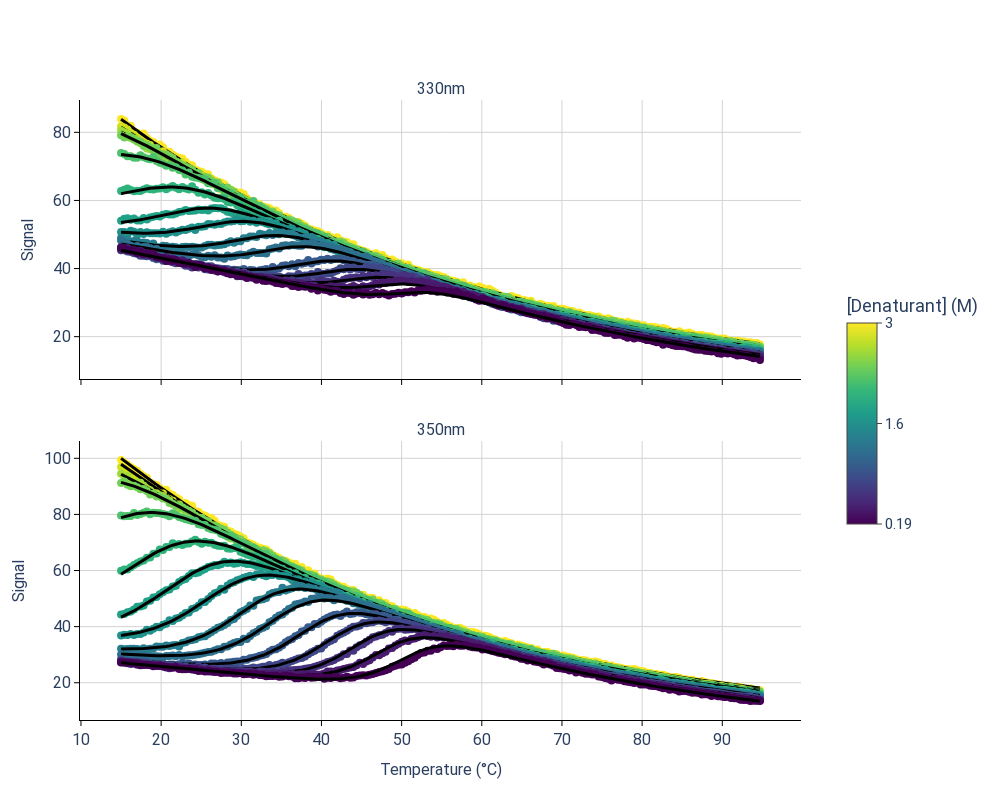

Notebook code cell kept with this figure:
### Code cell
# fit with global thermodynamic parameters and slope, local baselines

sample.fit_thermal_unfolding_global_global()

# Save the fitted thermodynamic parameters

Tm = sample.params_df.iloc[0,1]
dH = sample.params_df.iloc[1,1]
Cp = sample.params_df.iloc[2,1]
m = sample.params_df.iloc[3,1]
dG = sample.dg_df.iloc[50,0]

fitting_results["Tm (°C)"].append(Tm)
fitting_results["ΔH (kcal/mol)"].append(dH)
fitting_results["Cp (kcal/mol/°C)"].append(Cp)
fitting_results["m-value (kcal/mol/M)"].append(m)
fitting_results["ΔG-H2O (kcal/mol)"].append(dG)

plot_unfolding(sample)

### Figure 1 — Plotly figure (JSON) as saved in the notebook; plotly's stock layout.template omitted (floating-point values rounded to 4 significant figures; data arrays with more than 128 entries replaced by an {"elided": "..."} marker saying what was removed)
{"data": [{"marker": {"color": "#fde725", "size": 8}, "mode": "markers", "name": "3.01 M", "showlegend": false, "type": "scatter", "x": {"elided": "199 float values"}, "xaxis": "x", "y": {"elided": "199 float values"}, "yaxis": "y"}, {"hoverinfo": "skip", "line": {"color": "black", "width": 3}, "mode": "lines", "showlegend": false, "type": "scatter", "x": {"elided": "199 float values"}, "xaxis": "x", "y": {"elided": "199 float values"}, "yaxis": "y"}, {"marker": {"color": "#d0e11c", "size": 8}, "mode": "markers", "name": "2.81 M", "showlegend": false, "type": "scatter", "x": {"elided": "199 float values"}, "xaxis": "x", "y": {"elided": "199 float values"}, "yaxis": "y"}, {"hoverinfo": "skip", "line": {"color": "black", "width": 3}, "mode": "lines", "showlegend": false, "type": "scatter", "x": {"elided": "199 float values"}, "xaxis": "x", "y": {"elided": "199 float values"}, "yaxis": "y"}, {"marker": {"color": "#a0da39", "size": 8}, "mode": "markers", "name": "2.60 M", "showlegend": false, "type": "scatter", "x": {"elided": "199 float values"}, "xaxis": "x", "y": {"elided": "199 float values"}, "yaxis": "y"}, {"hoverinfo": "skip", "line": {"color": "black", "width": 3}, "mode": "lines", "showlegend": false, "type": "scatter", "x": {"elided": "199 float values"}, "xaxis": "x", "y": {"elided": "199 float values"}, "yaxis": "y"}, {"marker": {"color": "#73d056", "size": 8}, "mode": "markers", "name": "2.41 M", "showlegend": false, "type": "scatter", "x": {"elided": "199 float values"}, "xaxis": "x", "y": {"elided": "199 float values"}, "yaxis": "y"}, {"hoverinfo": "skip", "line": {"color": "black", "width": 3}, "mode": "lines", "showlegend": false, "type": "scatter", "x": {"elided": "199 float values"}, "xaxis": "x", "y": {"elided": "199 float values"}, "yaxis": "y"}, {"marker": {"color": "#4cc26c", "size": 8}, "mode": "markers", "name": "2.21 M", "showlegend": false, "type": "scatter", "x": {"elided": "199 float values"}, "xaxis": "x", "y": {"elided": "199 float values"}, "yaxis": "y"}, {"hoverinfo": "skip", "line": {"color": "black", "width": 3}, "mode": "lines", "showlegend": false, "type": "scatter", "x": {"elided": "199 float values"}, "xaxis": "x", "y": {"elided": "199 float values"}, "yaxis": "y"}, {"marker": {"color": "#2eb37c", "size": 8}, "mode": "markers", "name": "2.00 M", "showlegend": false, "type": "scatter", "x": {"elided": "199 float values"}, "xaxis": "x", "y": {"elided": "199 float values"}, "yaxis": "y"}, {"hoverinfo": "skip", "line": {"color": "black", "width": 3}, "mode": "lines", "showlegend": false, "type": "scatter", "x": {"elided": "199 float values"}, "xaxis": "x", "y": {"elided": "199 float values"}, "yaxis": "y"}, {"marker": {"color": "#1fa287", "size": 8}, "mode": "markers", "name": "1.81 M", "showlegend": false, "type": "scatter", "x": {"elided": "199 float values"}, "xaxis": "x", "y": {"elided": "199 float values"}, "yaxis": "y"}, {"hoverinfo": "skip", "line": {"color": "black", "width": 3}, "mode": "lines", "showlegend": false, "type": "scatter", "x": {"elided": "199 float values"}, "xaxis": "x", "y": {"elided": "199 float values"}, "yaxis": "y"}, {"marker": {"color": "#20928c", "size": 8}, "mode": "markers", "name": "1.60 M", "showlegend": false, "type": "scatter", "x": {"elided": "199 float values"}, "xaxis": "x", "y": {"elided": "199 float values"}, "yaxis": "y"}, {"hoverinfo": "skip", "line": {"color": "black", "width": 3}, "mode": "lines", "showlegend": false, "type": "scatter", "x": {"elided": "199 float values"}, "xaxis": "x", "y": {"elided": "199 float values"}, "yaxis": "y"}, {"marker": {"color": "#277e8e", "size": 8}, "mode": "markers", "name": "1.40 M", "showlegend": false, "type": "scatter", "x": {"elided": "199 float values"}, "xaxis": "x", "y": {"elided": "199 float values"}, "yaxis": "y"}, {"hoverinfo": "skip", "line": {"color": "black", "width": 3}, "mode": "lines", "showlegend": false, "type": "scatter", "x": {"elided": "199 float values"}, "xaxis": "x", "y": {"elided": "199 float values"}, "yaxis": "y"}, {"marker": {"color": "#2d708e", "size": 8}, "mode": "markers", "name": "1.21 M", "showlegend": false, "type": "scatter", "x": {"elided": "199 float values"}, "xaxis": "x", "y": {"elided": "199 float values"}, "yaxis": "y"}, {"hoverinfo": "skip", "line": {"color": "black", "width": 3}, "mode": "lines", "showlegend": false, "type": "scatter", "x": {"elided": "199 float values"}, "xaxis": "x", "y": {"elided": "199 float values"}, "yaxis": "y"}, {"marker": {"color": "#375b8d", "size": 8}, "mode": "markers", "name": "1.00 M", "showlegend": false, "type": "scatter", "x": {"elided": "199 float values"}, "xaxis": "x", "y": {"elided": "199 float values"}, "yaxis": "y"}, {"hoverinfo": "skip", "line": {"color": "black", "width": 3}, "mode": "lines", "showlegend": false, "type": "scatter", "x": {"elided": "199 float values"}, "xaxis": "x", "y": {"elided": "199 float values"}, "yaxis": "y"}, {"marker": {"color": "#3f4788", "size": 8}, "mode": "markers", "name": "0.80 M", "showlegend": false, "type": "scatter", "x": {"elided": "199 float values"}, "xaxis": "x", "y": {"elided": "199 float values"}, "yaxis": "y"}, {"hoverinfo": "skip", "line": {"color": "black", "width": 3}, "mode": "lines", "showlegend": false, "type": "scatter", "x": {"elided": "199 float values"}, "xaxis": "x", "y": {"elided": "199 float values"}, "yaxis": "y"}, {"marker": {"color": "#46327e", "size": 8}, "mode": "markers", "name": "0.60 M", "showlegend": false, "type": "scatter", "x": {"elided": "199 float values"}, "xaxis": "x", "y": {"elided": "199 float values"}, "yaxis": "y"}, {"hoverinfo": "skip", "line": {"color": "black", "width": 3}, "mode": "lines", "showlegend": false, "type": "scatter", "x": {"elided": "199 float values"}, "xaxis": "x", "y": {"elided": "199 float values"}, "yaxis": "y"}, {"marker": {"color": "#481b6d", "size": 8}, "mode": "markers", "name": "0.40 M", "showlegend": false, "type": "scatter", "x": {"elided": "199 float values"}, "xaxis": "x", "y": {"elided": "199 float values"}, "yaxis": "y"}, {"hoverinfo": "skip", "line": {"color": "black", "width": 3}, "mode": "lines", "showlegend": false, "type": "scatter", "x": {"elided": "199 float values"}, "xaxis": "x", "y": {"elided": "199 float values"}, "yaxis": "y"}, {"marker": {"color": "#440154", "size": 8}, "mode": "markers", "name": "0.19 M", "showlegend": false, "type": "scatter", "x": {"elided": "199 float values"}, "xaxis": "x", "y": {"elided": "199 float values"}, "yaxis": "y"}, {"hoverinfo": "skip", "line": {"color": "black", "width": 3}, "mode": "lines", "showlegend": false, "type": "scatter", "x": {"elided": "199 float values"}, "xaxis": "x", "y": {"elided": "199 float values"}, "yaxis": "y"}, {"marker": {"color": "#fde725", "size": 8}, "mode": "markers", "name": "3.01 M", "showlegend": false, "type": "scatter", "x": {"elided": "199 float values"}, "xaxis": "x2", "y": {"elided": "199 float values"}, "yaxis": "y2"}, {"hoverinfo": "skip", "line": {"color": "black", "width": 3}, "mode": "lines", "showlegend": false, "type": "scatter", "x": {"elided": "199 float values"}, "xaxis": "x2", "y": {"elided": "199 float values"}, "yaxis": "y2"}, {"marker": {"color": "#d0e11c", "size": 8}, "mode": "markers", "name": "2.81 M", "showlegend": false, "type": "scatter", "x": {"elided": "199 float values"}, "xaxis": "x2", "y": {"elided": "199 float values"}, "yaxis": "y2"}, {"hoverinfo": "skip", "line": {"color": "black", "width": 3}, "mode": "lines", "showlegend": false, "type": "scatter", "x": {"elided": "199 float values"}, "xaxis": "x2", "y": {"elided": "199 float values"}, "yaxis": "y2"}, {"marker": {"color": "#a0da39", "size": 8}, "mode": "markers", "name": "2.60 M", "showlegend": false, "type": "scatter", "x": {"elided": "199 float values"}, "xaxis": "x2", "y": {"elided": "199 float values"}, "yaxis": "y2"}, {"hoverinfo": "skip", "line": {"color": "black", "width": 3}, "mode": "lines", "showlegend": false, "type": "scatter", "x": {"elided": "199 float values"}, "xaxis": "x2", "y": {"elided": "199 float values"}, "yaxis": "y2"}, {"marker": {"color": "#73d056", "size": 8}, "mode": "markers", "name": "2.41 M", "showlegend": false, "type": "scatter", "x": {"elided": "199 float values"}, "xaxis": "x2", "y": {"elided": "199 float values"}, "yaxis": "y2"}, {"hoverinfo": "skip", "line": {"color": "black", "width": 3}, "mode": "lines", "showlegend": false, "type": "scatter", "x": {"elided": "199 float values"}, "xaxis": "x2", "y": {"elided": "199 float values"}, "yaxis": "y2"}, {"marker": {"color": "#4cc26c", "size": 8}, "mode": "markers", "name": "2.21 M", "showlegend": false, "type": "scatter", "x": {"elided": "199 float values"}, "xaxis": "x2", "y": {"elided": "199 float values"}, "yaxis": "y2"}, {"hoverinfo": "skip", "line": {"color": "black", "width": 3}, "mode": "lines", "showlegend": false, "type": "scatter", "x": {"elided": "199 float values"}, "xaxis": "x2", "y": {"elided": "199 float values"}, "yaxis": "y2"}, {"marker": {"color": "#2eb37c", "size": 8}, "mode": "markers", "name": "2.00 M", "showlegend": false, "type": "scatter", "x": {"elided": "199 float values"}, "xaxis": "x2", "y": {"elided": "199 float values"}, "yaxis": "y2"}, {"hoverinfo": "skip", "line": {"color": "black", "width": 3}, "mode": "lines", "showlegend": false, "type": "scatter", "x": {"elided": "199 float values"}, "xaxis": "x2", "y": {"elided": "199 float values"}, "yaxis": "y2"}, {"marker": {"color": "#1fa287", "size": 8}, "mode": "markers", "name": "1.81 M", "showlegend": false, "type": "scatter", "x": {"elided": "199 float values"}, "xaxis": "x2", "y": {"elided": "199 float values"}, "yaxis": "y2"}, {"hoverinfo": "skip", "line": {"color": "black", "width": 3}, "mode": "lines", "showlegend": false, "type": "scatter", "x": {"elided": "199 float values"}, "xaxis": "x2", "y": {"elided": "199 float values"}, "yaxis": "y2"}, {"marker": {"color": "#20928c", "size": 8}, "mode": "markers", "name": "1.60 M", "showlegend": false, "type": "scatter", "x": {"elided": "199 float values"}, "xaxis": "x2", "y": {"elided": "199 float values"}, "yaxis": "y2"}, {"hoverinfo": "skip", "line": {"color": "black", "width": 3}, "mode": "lines", "showlegend": false, "type": "scatter", "x": {"elided": "199 float values"}, "xaxis": "x2", "y": {"elided": "199 float values"}, "yaxis": "y2"}, {"marker": {"color": "#277e8e", "size": 8}, "mode": "markers", "name": "1.40 M", "showlegend": false, "type": "scatter", "x": {"elided": "199 float values"}, "xaxis": "x2", "y": {"elided": "199 float values"}, "yaxis": "y2"}, {"hoverinfo": "skip", "line": {"color": "black", "width": 3}, "mode": "lines", "showlegend": false, "type": "scatter", "x": {"elided": "199 float values"}, "xaxis": "x2", "y": {"elided": "199 float values"}, "yaxis": "y2"}, {"marker": {"color": "#2d708e", "size": 8}, "mode": "markers", "name": "1.21 M", "showlegend": false, "type": "scatter", "x": {"elided": "199 float values"}, "xaxis": "x2", "y": {"elided": "199 float values"}, "yaxis": "y2"}, {"hoverinfo": "skip", "line": {"color": "black", "width": 3}, "mode": "lines", "showlegend": false, "type": "scatter", "x": {"elided": "199 float values"}, "xaxis": "x2", "y": {"elided": "199 float values"}, "yaxis": "y2"}, {"marker": {"color": "#375b8d", "size": 8}, "mode": "markers", "name": "1.00 M", "showlegend": false, "type": "scatter", "x": {"elided": "199 float values"}, "xaxis": "x2", "y": {"elided": "199 float values"}, "yaxis": "y2"}, {"hoverinfo": "skip", "line": {"color": "black", "width": 3}, "mode": "lines", "showlegend": false, "type": "scatter", "x": {"elided": "199 float values"}, "xaxis": "x2", "y": {"elided": "199 float values"}, "yaxis": "y2"}, {"marker": {"color": "#3f4788", "size": 8}, "mode": "markers", "name": "0.80 M", "showlegend": false, "type": "scatter", "x": {"elided": "199 float values"}, "xaxis": "x2", "y": {"elided": "199 float values"}, "yaxis": "y2"}, {"hoverinfo": "skip", "line": {"color": "black", "width": 3}, "mode": "lines", "showlegend": false, "type": "scatter", "x": {"elided": "199 float values"}, "xaxis": "x2", "y": {"elided": "199 float values"}, "yaxis": "y2"}, {"marker": {"color": "#46327e", "size": 8}, "mode": "markers", "name": "0.60 M", "showlegend": false, "type": "scatter", "x": {"elided": "199 float values"}, "xaxis": "x2", "y": {"elided": "199 float values"}, "yaxis": "y2"}, {"hoverinfo": "skip", "line": {"color": "black", "width": 3}, "mode": "lines", "showlegend": false, "type": "scatter", "x": {"elided": "199 float values"}, "xaxis": "x2", "y": {"elided": "199 float values"}, "yaxis": "y2"}, {"marker": {"color": "#481b6d", "size": 8}, "mode": "markers", "name": "0.40 M", "showlegend": false, "type": "scatter", "x": {"elided": "199 float values"}, "xaxis": "x2", "y": {"elided": "199 float values"}, "yaxis": "y2"}, {"hoverinfo": "skip", "line": {"color": "black", "width": 3}, "mode": "lines", "showlegend": false, "type": "scatter", "x": {"elided": "199 float values"}, "xaxis": "x2", "y": {"elided": "199 float values"}, "yaxis": "y2"}, {"marker": {"color": "#440154", "size": 8}, "mode": "markers", "name": "0.19 M", "showlegend": false, "type": "scatter", "x": {"elided": "199 float values"}, "xaxis": "x2", "y": {"elided": "199 float values"}, "yaxis": "y2"}, {"hoverinfo": "skip", "line": {"color": "black", "width": 3}, "mode": "lines", "showlegend": false, "type": "scatter", "x": {"elided": "199 float values"}, "xaxis": "x2", "y": {"elided": "199 float values"}, "yaxis": "y2"}, {"hoverinfo": "skip", "marker": {"cmax": 3.01, "cmin": 0.19, "colorbar": {"len": 0.4, "orientation": "v", "outlinewidth": 1, "tickfont": {"size": 15}, "ticks": "outside", "ticktext": ["0.19", "1.6", "3"], "tickvals": [0.19, 1.6, 3.01], "title": {"text": "[Denaturant] (M)"}, "x": 1.05, "xanchor": "left", "y": 0.5, "yanchor": "middle"}, "colorscale": [[0, "#440154"], [0.1111, "#482878"], [0.2222, "#3e4989"], [0.3333, "#31688e"], [0.4444, "#26828e"], [0.5556, "#1f9e89"], [0.6667, "#35b779"], [0.7778, "#6ece58"], [0.8889, "#b5de2b"], [1, "#fde725"]]}, "mode": "markers", "showlegend": false, "type": "scatter", "x": [null], "xaxis": "x", "y": [null], "yaxis": "y"}], "layout": {"annotations": [{"font": {"size": 16}, "showarrow": false, "text": "330nm", "x": 0.5, "xanchor": "center", "xref": "paper", "y": 1, "yanchor": "bottom", "yref": "paper"}, {"font": {"size": 16}, "showarrow": false, "text": "350nm", "x": 0.5, "xanchor": "center", "xref": "paper", "y": 0.45, "yanchor": "bottom", "yref": "paper"}], "font": {"family": "Roboto"}, "height": 800, "legend": {"font": {"size": 15}}, "paper_bgcolor": "white", "plot_bgcolor": "white", "width": 1000, "xaxis": {"anchor": "y", "domain": [0, 1], "gridcolor": "lightgray", "gridwidth": 1, "linecolor": "black", "linewidth": 1, "matches": "x2", "showgrid": true, "showline": true, "showticklabels": false, "tickcolor": "black", "tickfont": {"size": 16}, "ticklen": 5, "ticks": "outside", "tickwidth": 1, "title": {"font": {"size": 16}, "text": ""}, "zeroline": false}, "xaxis2": {"anchor": "y2", "domain": [0, 1], "gridcolor": "lightgray", "gridwidth": 1, "linecolor": "black", "linewidth": 1, "showgrid": true, "showline": true, "tickcolor": "black", "tickfont": {"size": 16}, "ticklen": 5, "ticks": "outside", "tickwidth": 1, "title": {"font": {"size": 16}, "text": "Temperature (°C)"}, "zeroline": false}, "yaxis": {"anchor": "x", "domain": [0.55, 1], "gridcolor": "lightgray", "gridwidth": 1, "linecolor": "black", "linewidth": 1, "nticks": 5, "showgrid": true, "showline": true, "tickcolor": "black", "tickfont": {"size": 16}, "ticklen": 5, "ticks": "outside", "tickwidth": 1, "title": {"font": {"size": 16}, "text": "Signal"}, "zeroline": false}, "yaxis2": {"anchor": "x2", "domain": [0, 0.45], "gridcolor": "lightgray", "gridwidth": 1, "linecolor": "black", "linewidth": 1, "nticks": 5, "showgrid": true, "showline": true, "tickcolor": "black", "tickfont": {"size": 16}, "ticklen": 5, "ticks": "outside", "tickwidth": 1, "title": {"font": {"size": 16}, "text": "Signal"}, "zeroline": false}}}
